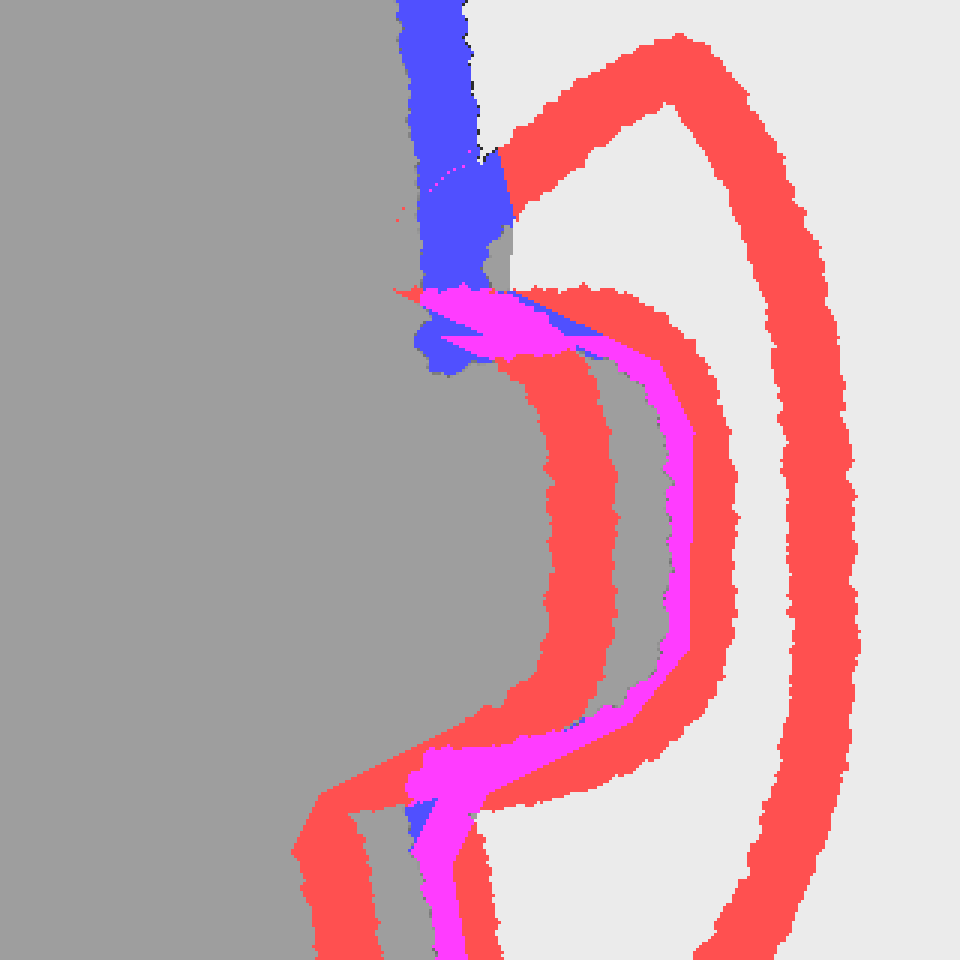
#> input picture tools/vtest/out/overlap_diag.png, 960 x 960 px
$ python inspect_overlap.py out/overlap_diag.png out/overlap_diag.png 5 5 5
#> lines starting #> are read from the running program, lines starting #| are printed output that depends on the picture; after the words box and inside, x2 and y2 are one past the last pixel; in counts of white or black regions, pixels touching at a corner belong together
#!/usr/bin/env python
# -*- coding: utf-8 -*-
"""診斷『深對深重疊帶』：載入 part 與 body，找兩者都是深色(且不透明)的像素＝重疊帶。
輸出一張放大診斷圖：body深色=藍、part深色=紅、兩者都深(重疊帶)=洋紅。並印重疊帶像素數與 bbox。
用法：python inspect_overlap.py <part_png> <body_png> <cx> <cy> <half>  (原圖768座標裁窗)
"""
import sys, os
import numpy as np
from PIL import Image

def dark(png):
#> called with png = 'out/overlap_diag.png'
    a = np.asarray(Image.open(png).convert('RGBA')).astype(np.int16)
    L = 0.299*a[...,0]+0.587*a[...,1]+0.114*a[...,2]
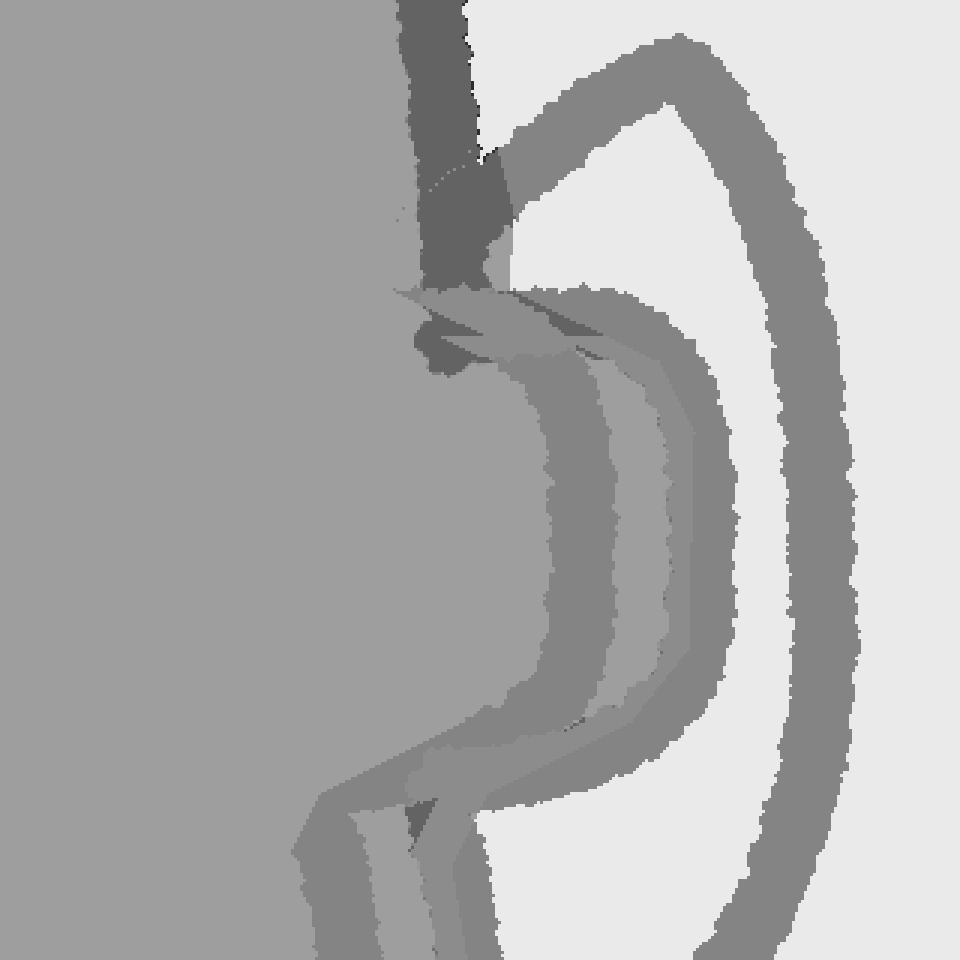
#> L: shape (960, 960) float64; min 45, max 235, mean 173.6
    return (a[...,3] > 128) & (L < 110), a

part_png, body_png = sys.argv[1], sys.argv[2]
cx, cy, half = int(sys.argv[3]), int(sys.argv[4]), int(sys.argv[5])
pd, pa = dark(part_png)
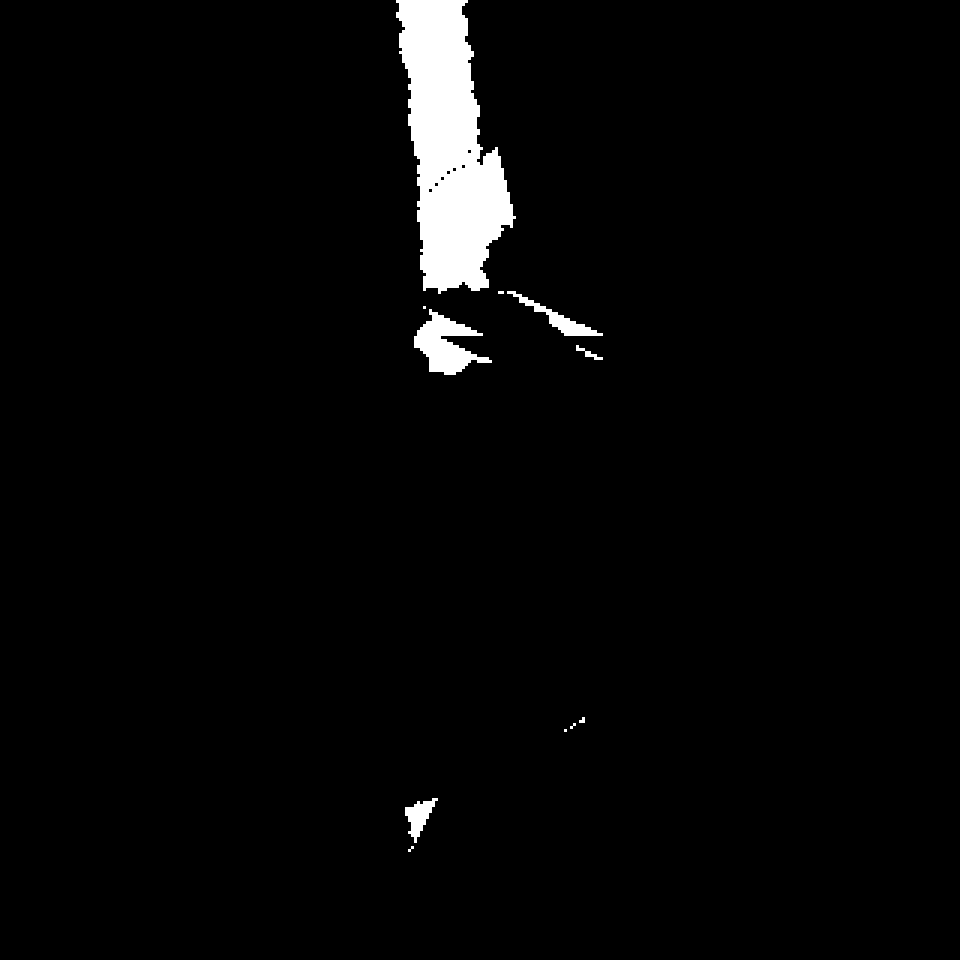
#> pd: shape (960, 960) bool; 2.7% white; 11 white regions (5 under 20 px), largest, box (x1, y1, x2, y2) and area: (396, 0, 516, 294) 20943, (414, 309, 492, 375) 2448, (507, 291, 603, 336) 909, (405, 798, 438, 843) 675, (576, 345, 603, 360) 117, (579, 717, 585, 723) 27
bd, ba = dark(body_png)
overlap = pd & bd
ys, xs = np.where(overlap)
if len(xs):
    print(f'重疊帶 px={overlap.sum()}  bbox=x[{xs.min()}-{xs.max()}] y[{ys.min()}-{ys.max()}]  寬{xs.max()-xs.min()+1} 高{ys.max()-ys.min()+1}')
#| 重疊帶 px=25191  bbox=x[396-602] y[0-851]  寬207 高852
else:
    print('重疊帶 px=0 (無深對深重疊)')
# 診斷圖裁窗
x0,x1 = max(0,cx-half), min(768,cx+half)
y0,y1 = max(0,cy-half), min(768,cy+half)
H,W = y1-y0, x1-x0
img = np.full((H,W,3), 235, np.uint8)
# body 灰底
bL = (0.299*ba[...,0]+0.587*ba[...,1]+0.114*ba[...,2]).astype(np.uint8)
bon = ba[...,3] > 40
#> bon: shape (960, 960) bool; every value is 1
sub_bon = bon[y0:y1, x0:x1]
img[sub_bon] = np.stack([bL[y0:y1,x0:x1]]*3, -1)[sub_bon]
img[bd[y0:y1,x0:x1]] = [80,80,255]     # body 深色 藍
img[pd[y0:y1,x0:x1]] = [255,80,80]     # part 深色 紅
img[overlap[y0:y1,x0:x1]] = [255,60,255] # 重疊帶 洋紅
out = os.path.join(os.path.dirname(os.path.abspath(__file__)), 'out', 'overlap_diag.png')
Image.fromarray(img).resize((W*3,H*3), Image.NEAREST).save(out)
print('圖=', out)
